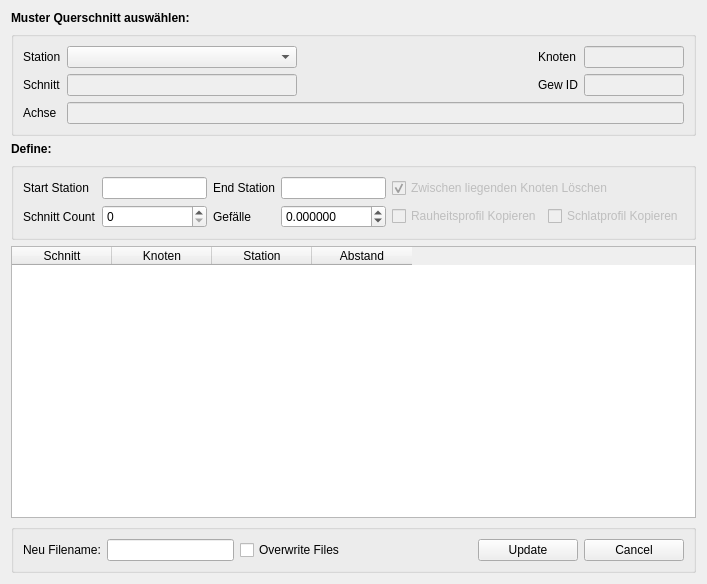
<?xml version="1.0" encoding="UTF-8"?>
<ui version="4.0">
 <class>nodegenDialog</class>
 <widget class="QDialog" name="nodegenDialog">
  <property name="geometry">
   <rect>
    <x>0</x>
    <y>0</y>
    <width>707</width>
    <height>584</height>
   </rect>
  </property>
  <property name="font">
   <font>
    <family>Segoe UI</family>
   </font>
  </property>
  <property name="windowTitle">
   <string>Erzeugung von Zusatzquerprofilen</string>
  </property>
  <layout class="QVBoxLayout" name="verticalLayout">
   <item>
    <widget class="QLabel" name="label_5">
     <property name="font">
      <font>
       <family>Segoe UI</family>
       <weight>75</weight>
       <bold>true</bold>
      </font>
     </property>
     <property name="text">
      <string>Muster Querschnitt auswählen:</string>
     </property>
    </widget>
   </item>
   <item>
    <widget class="QGroupBox" name="groupBox_2">
     <property name="title">
      <string/>
     </property>
     <layout class="QGridLayout" name="gridLayout_3">
      <item row="0" column="0">
       <widget class="QLabel" name="label">
        <property name="text">
         <string>Station</string>
        </property>
       </widget>
      </item>
      <item row="0" column="3">
       <widget class="QLabel" name="label_2">
        <property name="text">
         <string>Knoten</string>
        </property>
       </widget>
      </item>
      <item row="1" column="1">
       <widget class="QLineEdit" name="schnitt_show">
        <property name="enabled">
         <bool>false</bool>
        </property>
        <property name="minimumSize">
         <size>
          <width>150</width>
          <height>0</height>
         </size>
        </property>
       </widget>
      </item>
      <item row="1" column="4">
       <widget class="QLineEdit" name="id">
        <property name="enabled">
         <bool>false</bool>
        </property>
        <property name="maximumSize">
         <size>
          <width>100</width>
          <height>16777215</height>
         </size>
        </property>
       </widget>
      </item>
      <item row="0" column="4">
       <widget class="QLineEdit" name="node_show">
        <property name="enabled">
         <bool>false</bool>
        </property>
        <property name="maximumSize">
         <size>
          <width>100</width>
          <height>16777215</height>
         </size>
        </property>
       </widget>
      </item>
      <item row="1" column="3">
       <widget class="QLabel" name="label_11">
        <property name="text">
         <string>Gew ID</string>
        </property>
       </widget>
      </item>
      <item row="1" column="0">
       <widget class="QLabel" name="label_3">
        <property name="text">
         <string>Schnitt</string>
        </property>
       </widget>
      </item>
      <item row="2" column="1" colspan="4">
       <widget class="QLineEdit" name="achse_show">
        <property name="enabled">
         <bool>false</bool>
        </property>
       </widget>
      </item>
      <item row="2" column="0">
       <widget class="QLabel" name="label_10">
        <property name="text">
         <string>Achse</string>
        </property>
       </widget>
      </item>
      <item row="0" column="1">
       <widget class="QComboBox" name="station_show">
        <property name="minimumSize">
         <size>
          <width>100</width>
          <height>0</height>
         </size>
        </property>
       </widget>
      </item>
      <item row="0" column="2">
       <spacer name="horizontalSpacer_4">
        <property name="orientation">
         <enum>Qt::Horizontal</enum>
        </property>
        <property name="sizeHint" stdset="0">
         <size>
          <width>40</width>
          <height>20</height>
         </size>
        </property>
       </spacer>
      </item>
     </layout>
    </widget>
   </item>
   <item>
    <widget class="QLabel" name="label_6">
     <property name="font">
      <font>
       <family>Segoe UI</family>
       <weight>75</weight>
       <bold>true</bold>
      </font>
     </property>
     <property name="text">
      <string>Define:</string>
     </property>
    </widget>
   </item>
   <item>
    <widget class="QGroupBox" name="groupBox_3">
     <property name="title">
      <string/>
     </property>
     <layout class="QGridLayout" name="gridLayout_4">
      <item row="0" column="0">
       <widget class="QLabel" name="label_7">
        <property name="text">
         <string>Start Station</string>
        </property>
       </widget>
      </item>
      <item row="0" column="4" colspan="2">
       <widget class="QCheckBox" name="deletenodes">
        <property name="enabled">
         <bool>false</bool>
        </property>
        <property name="text">
         <string>Zwischen liegenden Knoten Löschen</string>
        </property>
        <property name="checked">
         <bool>true</bool>
        </property>
       </widget>
      </item>
      <item row="1" column="4">
       <widget class="QCheckBox" name="copy_rau">
        <property name="enabled">
         <bool>false</bool>
        </property>
        <property name="text">
         <string>Rauheitsprofil Kopieren</string>
        </property>
       </widget>
      </item>
      <item row="0" column="1">
       <widget class="QLineEdit" name="start_station"/>
      </item>
      <item row="0" column="2">
       <widget class="QLabel" name="label_8">
        <property name="text">
         <string>End Station</string>
        </property>
       </widget>
      </item>
      <item row="0" column="3">
       <widget class="QLineEdit" name="end_station"/>
      </item>
      <item row="1" column="0">
       <widget class="QLabel" name="label_9">
        <property name="text">
         <string>Schnitt Count</string>
        </property>
       </widget>
      </item>
      <item row="1" column="1">
       <widget class="QSpinBox" name="count"/>
      </item>
      <item row="1" column="2">
       <widget class="QLabel" name="label_4">
        <property name="text">
         <string>Gefälle</string>
        </property>
       </widget>
      </item>
      <item row="1" column="3">
       <widget class="QDoubleSpinBox" name="gef">
        <property name="decimals">
         <number>6</number>
        </property>
        <property name="minimum">
         <double>-99.000000000000000</double>
        </property>
       </widget>
      </item>
      <item row="1" column="5">
       <widget class="QCheckBox" name="copy_schalt">
        <property name="enabled">
         <bool>false</bool>
        </property>
        <property name="text">
         <string>Schlatprofil Kopieren</string>
        </property>
       </widget>
      </item>
     </layout>
    </widget>
   </item>
   <item>
    <widget class="QTableWidget" name="edit_name">
     <column>
      <property name="text">
       <string>Schnitt</string>
      </property>
     </column>
     <column>
      <property name="text">
       <string>Knoten</string>
      </property>
     </column>
     <column>
      <property name="text">
       <string>Station</string>
      </property>
     </column>
     <column>
      <property name="text">
       <string>Abstand</string>
      </property>
     </column>
    </widget>
   </item>
   <item>
    <widget class="QGroupBox" name="groupBox">
     <property name="title">
      <string/>
     </property>
     <layout class="QGridLayout" name="gridLayout_2">
      <item row="0" column="4">
       <widget class="QPushButton" name="ok">
        <property name="minimumSize">
         <size>
          <width>100</width>
          <height>0</height>
         </size>
        </property>
        <property name="maximumSize">
         <size>
          <width>100</width>
          <height>16777215</height>
         </size>
        </property>
        <property name="text">
         <string>Update</string>
        </property>
        <property name="autoDefault">
         <bool>false</bool>
        </property>
       </widget>
      </item>
      <item row="0" column="5">
       <widget class="QPushButton" name="cancel">
        <property name="minimumSize">
         <size>
          <width>100</width>
          <height>0</height>
         </size>
        </property>
        <property name="maximumSize">
         <size>
          <width>100</width>
          <height>16777215</height>
         </size>
        </property>
        <property name="text">
         <string>Cancel</string>
        </property>
        <property name="autoDefault">
         <bool>false</bool>
        </property>
       </widget>
      </item>
      <item row="0" column="1">
       <widget class="QLineEdit" name="dataname"/>
      </item>
      <item row="0" column="0">
       <widget class="QLabel" name="label_12">
        <property name="text">
         <string>Neu Filename:</string>
        </property>
       </widget>
      </item>
      <item row="0" column="2">
       <widget class="QCheckBox" name="overwrite">
        <property name="text">
         <string>Overwrite Files</string>
        </property>
       </widget>
      </item>
      <item row="0" column="3">
       <spacer name="horizontalSpacer">
        <property name="orientation">
         <enum>Qt::Horizontal</enum>
        </property>
        <property name="sizeHint" stdset="0">
         <size>
          <width>40</width>
          <height>20</height>
         </size>
        </property>
       </spacer>
      </item>
     </layout>
    </widget>
   </item>
  </layout>
 </widget>
 <resources/>
 <connections/>
</ui>
